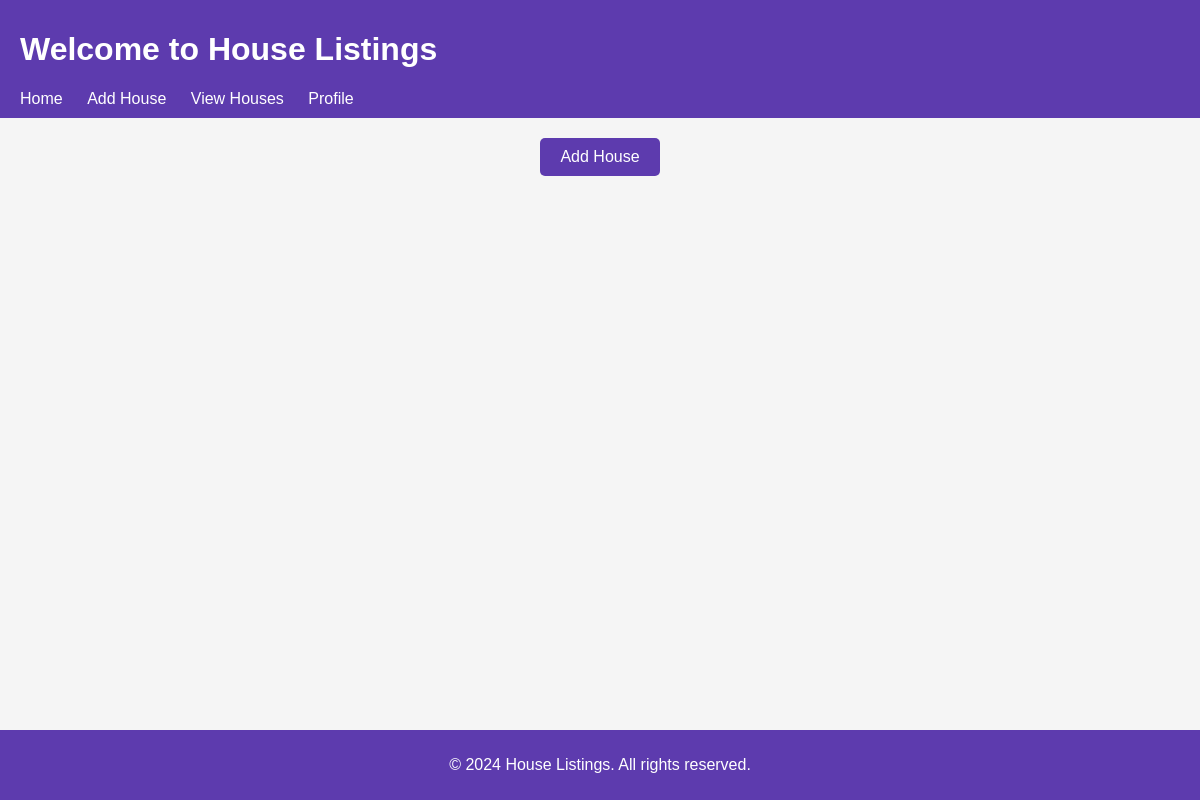
The page /addandlook/main/ on the database as committed earlier.
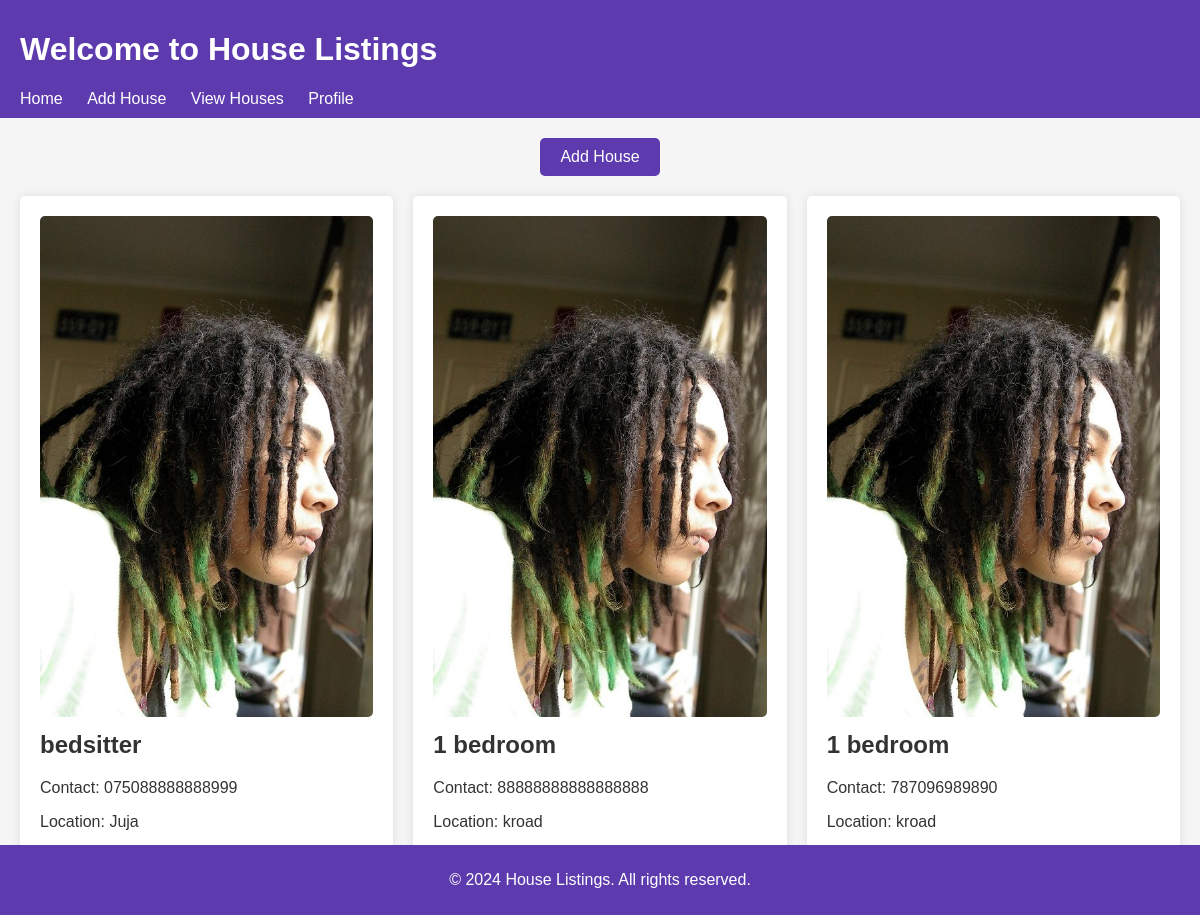
The same page on the database as committed later.
### addandlook/models.py (models this page shows)
class House(models.Model):
    image1 = models.ImageField(upload_to='images/')
    image2 = models.ImageField(upload_to='images/')
    video = models.FileField(upload_to='videos/')
    contact = models.CharField(max_length=100)
    live_location = models.CharField(max_length=100)
    house_type = models.CharField(max_length = 100)

### addandlook/views.py (the view)
# urls.py: path('main/', views.addandlook_view),
def addandlook_view(request):
    houses = House.objects.all()  # Query all House objects
    return render(request, 'addandlook.html', {'houses': houses})

### addandlook/templates/addandlook.html (shortened to what this page needs)
<!DOCTYPE html>
<html lang="en">
<head>
    {% load static %}
    <link rel="stylesheet" href="{% static 'addandlook.css' %}">
</head>
<body>
    <header>
        <h1>Welcome to House Listings</h1>
        <nav>
            <ul>
                <li><a href="#">Home</a></li>
                <li><a href="{% url 'addhouse' %}">Add House</a></li>
                <li><a href="#">View Houses</a></li>
                <li><a href="#">Profile</a></li>
            </ul>
        </nav>
    </header>
    <main>
        <section class="add-house">
            <a href="{% url 'addhouse' %}">Add House</a>
        </section>
        <section class="houses">
            {% for house in houses %}
            <div class="house">
                <img src="{{ house.image1.url }}" alt="{{ house.house_type }}">
                <div class="description">
                    <h2>{{ house.house_type }}</h2>
                    <p>Contact: {{ house.contact }}</p>
                    <p>Location: {{ house.live_location }}</p>
                    <a href="{% url 'house_details' house.id %}">View Details</a>
                </div>
            </div>
            {% endfor %}
        </section>
    </main>
    <footer>
        <p>&copy; 2024 House Listings. All rights reserved.</p>
    </footer>
</body>
</html>

### addandlook/static/addandlook.css (style rules this page uses)
body { font-family: Arial, sans-serif; margin: 0; padding: 0; background-color: #f5f5f5; color: #333; }
header { background-color: #5d3bae; color: #fff; padding: 10px 20px; }
nav ul { list-style-type: none; margin: 0; padding: 0; }
nav ul li { display: inline-block; margin-right: 20px; }
nav ul li a { color: #fff; text-decoration: none; }
main { padding: 20px; }
.add-house { text-align: center; margin-bottom: 20px; }
.add-house a { display: inline-block; padding: 10px 20px; background-color: #5d3bae; color: #fff; text-decoration: none; border-radius: 5px; }
.houses { display: grid; grid-template-columns: repeat(auto-fit, minmax(250px, 1fr)); grid-gap: 20px; }
.house { background-color: #fff; padding: 20px; border-radius: 5px; box-shadow: 0 0 10px rgba(0, 0, 0, 0.1); }
.house img { max-width: 100%; height: auto; border-radius: 5px; }
.description { margin-top: 10px; }
.description h2 { margin-top: 0; }
.description a { display: block; text-align: center; padding: 5px 0; background-color: #5d3bae; color: #fff; text-decoration: none; border-radius: 5px; }
footer { background-color: #5d3bae; color: #fff; text-align: center; padding: 10px 0; position: fixed; bottom: 0; width: 100%; }

Rows that differ between the two databases and show on the page:
added House: image1 (picture), house_type "bedsitter", contact "075088888888999", live_location "Juja"
added House: image1 (picture), house_type "1 bedroom", contact "88888888888888888", live_location "kroad"
added House: image1 (picture), house_type "1 bedroom", contact "787096989890", live_location "kroad"
